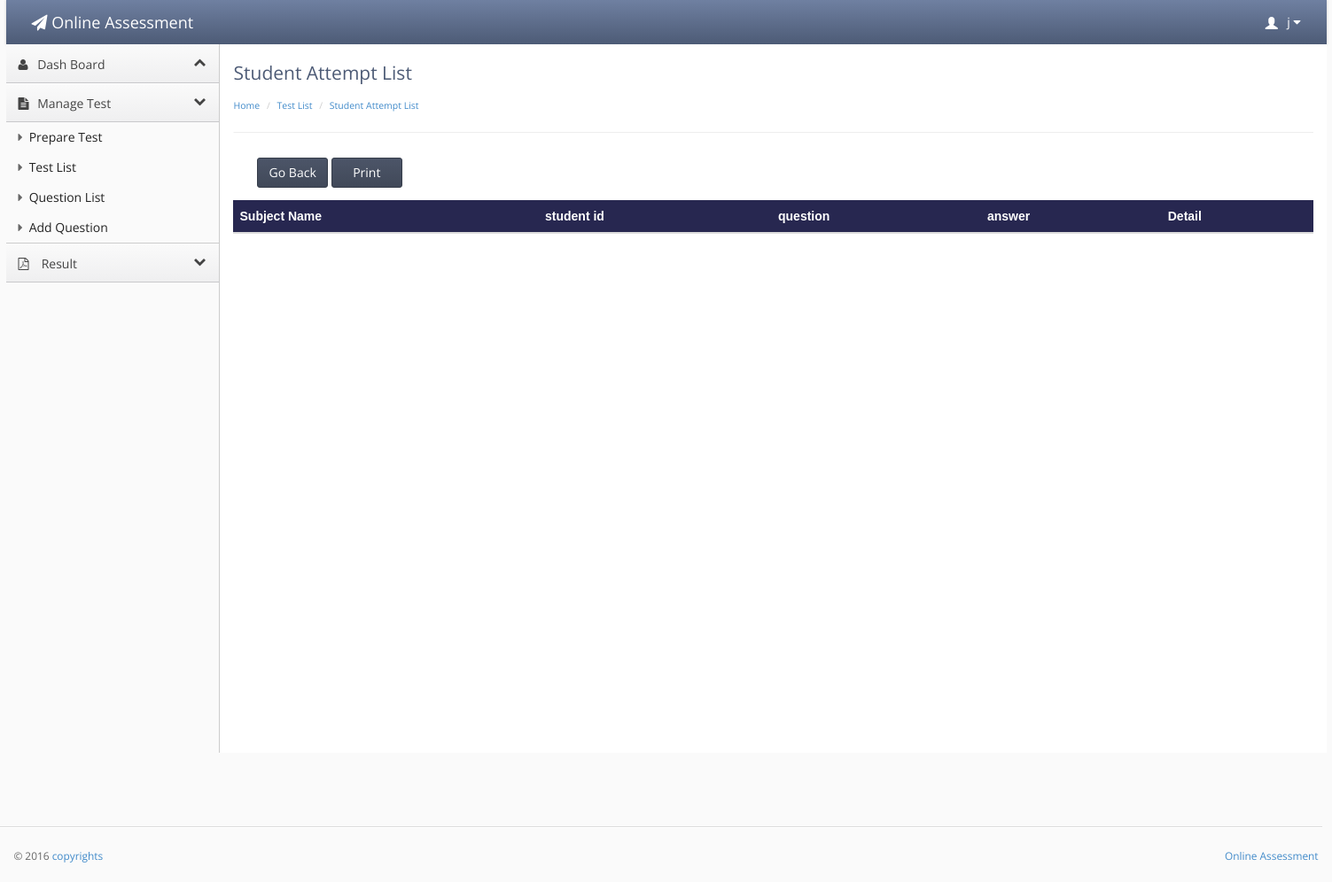
/oast/student_attempt_list.php?id=2 (signed in), run on an earlier commit of the app's database.
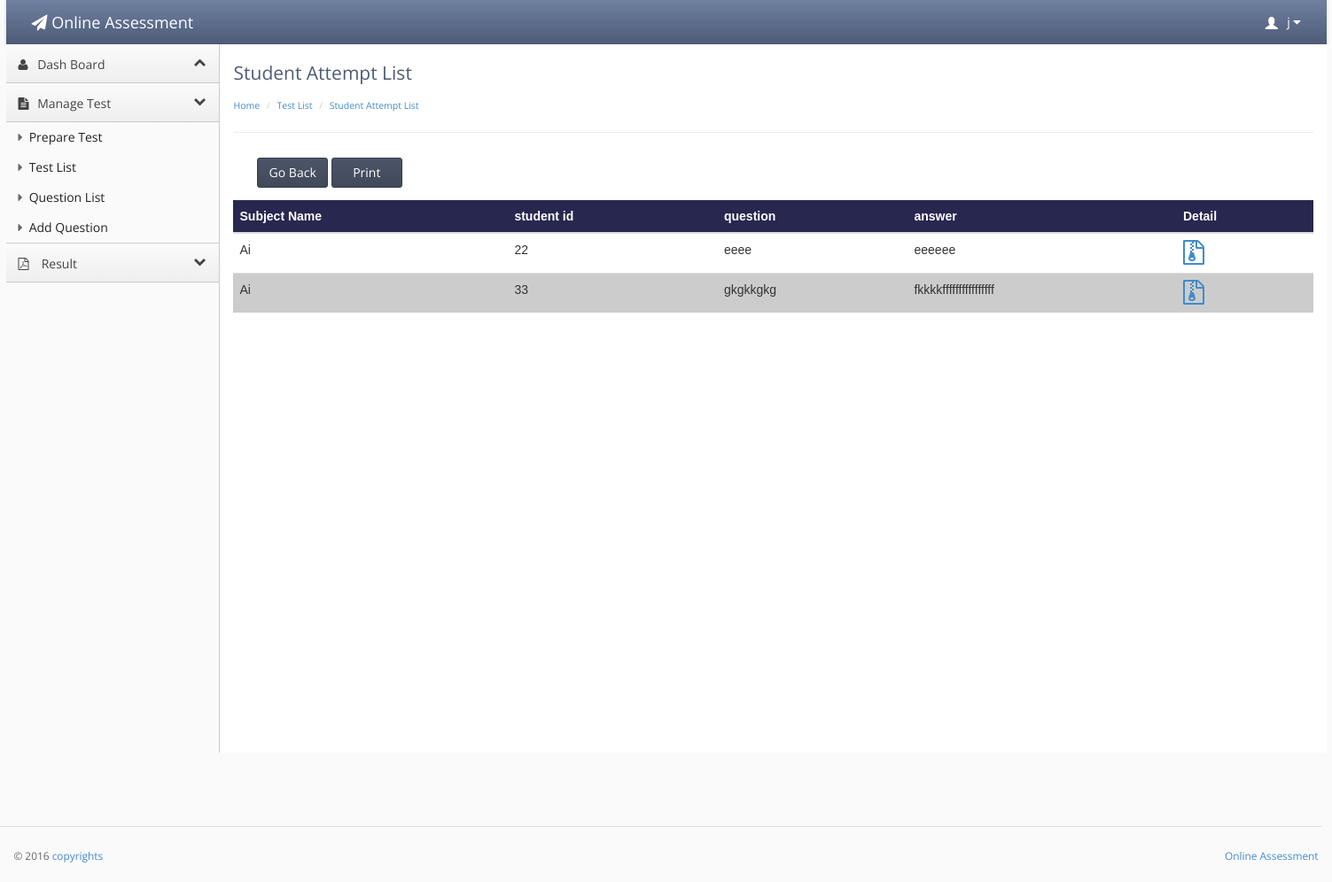
And on a later commit of the database.
### tables this page shows
CREATE TABLE IF NOT EXISTS `teacher_conductor` (
`teacher_id` int(20) NOT NULL,
  `user` varchar(20) NOT NULL,
  `f_name` varchar(20) NOT NULL,
  `l_name` varchar(30) NOT NULL,
  `password` varchar(20) NOT NULL,
  `email` varchar(40) NOT NULL,
  `contact` int(17) NOT NULL,
  `address` varchar(40) NOT NULL,
  `city` varchar(20) NOT NULL,
  `code` int(10) NOT NULL,
  `account` enum('Admin','teacher') NOT NULL DEFAULT 'teacher'
);

CREATE TABLE IF NOT EXISTS `student_question` (
`id` int(10) NOT NULL,
  `student_id` int(10) NOT NULL,
  `question_id` int(10) NOT NULL,
  `t_code` int(10) NOT NULL,
  `s_answer` varchar(5000) NOT NULL,
  `answer` enum('answered','unanswered','review') NOT NULL DEFAULT 'answered'
);

CREATE TABLE IF NOT EXISTS `subject` (
`subject_id` int(10) unsigned NOT NULL,
  `name` varchar(100) NOT NULL,
  `description` varchar(100) NOT NULL
);

CREATE TABLE IF NOT EXISTS `student` (
`student_id` int(20) NOT NULL,
  `user` varchar(20) NOT NULL,
  `f_name` varchar(20) NOT NULL,
  `l_name` varchar(20) NOT NULL,
  `password` varchar(20) NOT NULL,
  `email` varchar(30) NOT NULL,
  `contact` int(20) NOT NULL,
  `address` varchar(50) NOT NULL,
  `city` varchar(20) NOT NULL,
  `code` int(20) NOT NULL,
  `image` varchar(1000) DEFAULT NULL
);

CREATE TABLE IF NOT EXISTS `question` (
`question_id` int(10) NOT NULL,
  `question` varchar(1000) NOT NULL,
  `answer` varchar(500) NOT NULL,
  `marks` int(10) NOT NULL,
  `t_code` int(10) unsigned NOT NULL
);

### oast/student_attempt_list.php (the view, shortened to what this page needs)
<?php
if(!isset($_SESSION['username']))
{
header('location:../main_user.php');
}
else {
?><!doctype html>
<html lang="en"><head>
    <link rel="stylesheet" type="text/css" href="lib/bootstrap/css/bootstrap.css">
    <link rel="stylesheet" href="lib/font-awesome/css/font-awesome.css">
    <link rel="stylesheet" type="text/css" href="stylesheets/theme.css">
    <link rel="stylesheet" type="text/css" href="stylesheets/premium.css">
</head>
<body class=" theme-blue">
<div style="width:100%; height:auto;">
<div style="width:1490px; margin-left:auto; margin-right:auto; ">
    <div class="navbar navbar-default" role="navigation">
        <div class="navbar-header">
          <a class="" href="index.html"><span class="navbar-brand"><span class="fa fa-paper-plane"></span> Online Assessment</span></a></div>
           <?php
  if(isset($_SESSION['username']))
  {
  $id =$_SESSION['username'];
 $result = mysql_query("select * from teacher_conductor
WHERE teacher_conductor.user = '$id'");
while($row = mysql_fetch_array($result))
{
?>
        <div class="navbar-collapse collapse" style="height: 1px;">
          <ul id="main-menu" class="nav navbar-nav navbar-right">
            <li class="dropdown hidden-xs">
                <a href="#" class="dropdown-toggle" data-toggle="dropdown">
                    <span class="glyphicon glyphicon-user padding-right-small" style="position:relative;top: 3px;"></span>
                     <?php echo $row['f_name'];?>
                    <i class="fa fa-caret-down"></i>
                </a>
            </li>
          </ul>
        </div>
      </div>
    </div></div>
<?php }}?>
    <div style="width:100%; height:auto;">
<div style="width:1490px; margin-left:auto; margin-right:auto; ">
  <div class="sidebar-nav">
     <ul>
         <li><a href="index.php" data-target=".dashboard-menu" class="nav-header" data-toggle="collapse"><i class="fa fa-fw fa-user"></i> Dash Board<i class="fa fa-collapse"></i></a></li>
        <li><a href="#" data-target=".legal-menu" class="nav-header collapsed" data-toggle="collapse"><i class="fa fa-fw fa-file-text"></i> Manage Test<i class="fa fa-collapse"></i></a></li>
        <li><ul class="legal-menu nav nav-list collapse in">
             <li><a href="add_test.php"><span class="fa fa-caret-right"></span> Prepare Test</a></li>
            <li ><a href="test_list.php"><span class="fa fa-caret-right"></span> Test List</a></li>
             <li ><a href="test_list.php"><span class="fa fa-caret-right"></span> Question  List</a></li>
              <li><a href="test_list.php"><span class="fa fa-caret-right"></span> Add Question</a></li>
    </ul></li>
        <li><a href="#" data-target=".accounts-menu" class="nav-header collapsed" data-toggle="collapse"><i class="fa fa-file-pdf-o "></i> Result   <i class="fa fa-collapse"></i></a></li>
            </ul>
    </div>
    <div class="content">
        <div class="header">
            <h1 class="page-title">Student Attempt  List</h1>
                    <ul class="breadcrumb">
            <li><a href="index.php">Home</a> </li>
            <li><a href="test_list.php">Test List</a> </li>
            <li><a href="">Student Attempt List</a> </li>
        </ul>
        </div>
         <div id="no_print">
                       <center>
                            <button type="submit"  class="btn btn-primary btn_submit" onClick="window.history.back(-1) " style="width:80px; margin-left:-1000px;">Go Back</button>
                      		<button type="submit" class="btn btn-primary btn_submit hidden-xs" onClick="window.print() " style="width:80px;">Print</button>
                       </center>
                      </div>
        <div class="main-content">
<table class="table">
  <thead>
     <tr style="background-color:#272750; color:#FFFFFF;">
    <th>Subject Name </th>
    <th>student id </th>
       <th>question  </th>
        <th>answer </th>
          <th>Detail</th>
          </tr>
  </thead>
  <tbody>
    <tr>
  <?php
if(isset($_GET['id'])){
$id = $_GET['id'];
$result = mysql_query("SELECT student_question.*,student.*,test.*,subject.*,question.* FROM  student_question
INNER JOIN student ON student_question.student_id=student.student_id
INNER JOIN test ON test.t_code = student_question.t_code
INNER JOIN subject ON test.subject_id = subject.subject_id
INNER JOIN question ON question.question_id=student_question.question_id
  where  student_question.t_code = '$id' ");
while($row = mysql_fetch_array($result))
{
?>
   <td><?php echo $row['name'];?></td>
          <td><?php echo $row['code'];?></td>
           <td><?php echo $row['question'];?></td>
            <td><?php echo $row['answer'];?></td>
      <td>
                <a href="student_report1.php?id=<?php echo $row['t_code']; ?>&s_id=<?php echo $row['student_id']; ?>"><i class="fa fa-file-zip-o fa-2x"></a></td>
    </tr>
   <?php }} ?>
  </tbody>
</table>
</div></div>
            <footer>
                <hr style="width:1500px">
                <p class="pull-right"><a href="" target=""> Online Assessment</a></p>
                <p>© 2016 <a href="" target="">copyrights</a></p>
            </footer>
        </div>
    </div>
</body></html>
<?php } ?>

What changed in the data, as far as the page shows it:
added student_question: subject.name "Ai", student.code "22", question.question "eeee", question.answer "eeeeee"
added student_question: subject.name "Ai", student.code "33", question.question "gkgkkgkg", question.answer "fkkkkffffffffffffffff"
